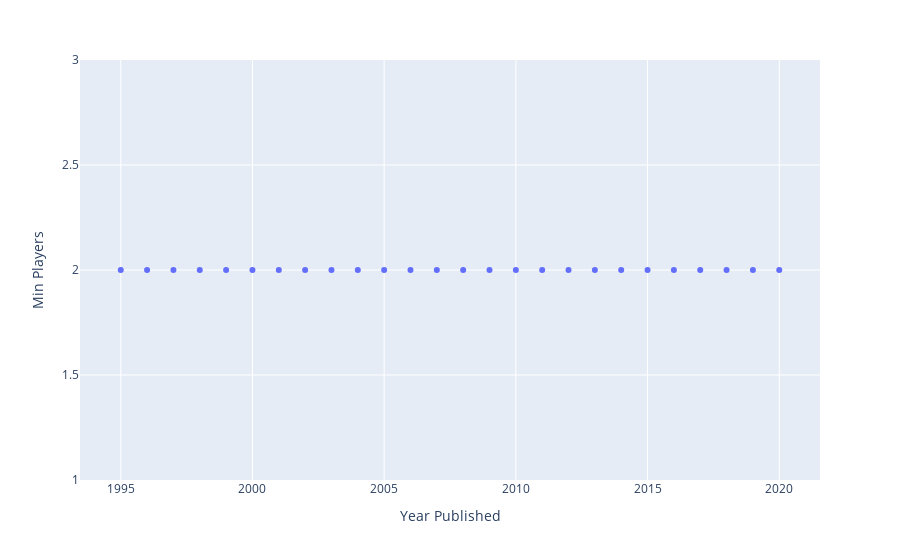
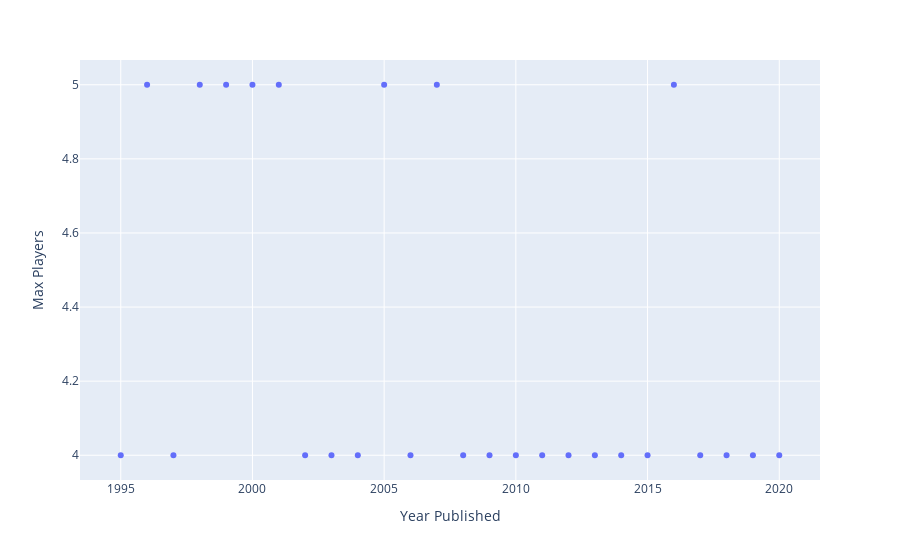
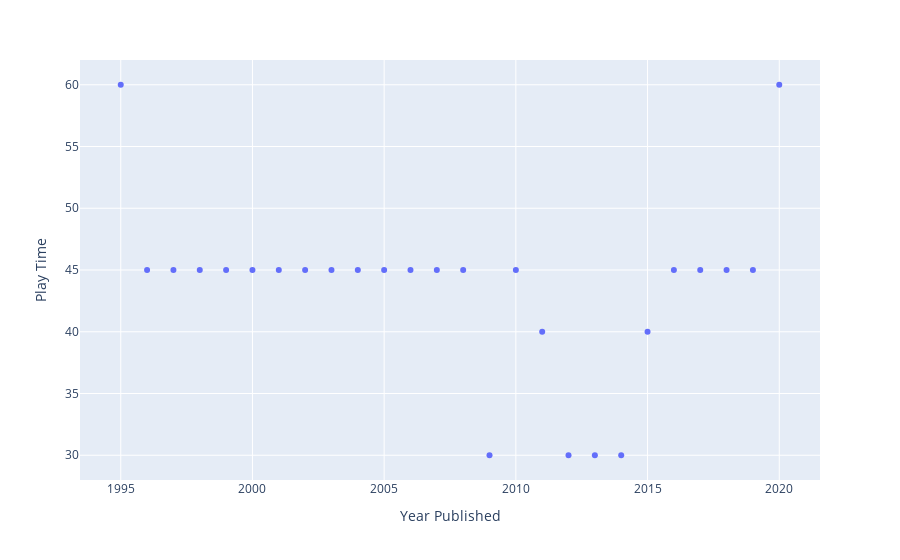

The cell these charts' notebook holds for them, in order:
### Markdown cell above
# Data Visualization

### Code cell
for col in num_cols:
    if col != 'Year Published':
        px.scatter(boardgame[[col,'Year Published']].groupby(['Year Published']).median().reset_index(),y=col,x='Year Published').show()

#in these graphs , the thing that caught my attention the most is the users rated or owned users number has been decreasing constantly since 2015 published year, but rating average or subjective popularity value has been increasing. Maybe this means the game creators have created games since 2015 not for the general audience, but for less but more passionate special audience 



#Impact of Number of Players on Average Rating

boardgame['expected_player_num'] = ((boardgame['Min Players']+boardgame['Max Players'])/2).round()  #lets create a 'expected player numbers' feature by calculating the mean of the min and max player numbers.
num_cols.append("expected_player_num")

fig = px.violin(boardgame, x='expected_player_num', y='Rating Average', color='expected_player_num', title = 'Average Rating by Expected Number of Players')
fig.show()

# This plot demonstrates that there is no significant difference in the average rating with respect to the expected number of players

### Figure 1 — Plotly figure (JSON) as saved in the notebook; plotly's stock layout.template omitted (floating-point values rounded to 4 significant figures)
{"data": [{"hovertemplate": "Year Published=%{x}<br>Min Players=%{y}<extra></extra>", "legendgroup": "", "marker": {"color": "#636efa", "symbol": "circle"}, "mode": "markers", "name": "", "orientation": "v", "showlegend": false, "type": "scatter", "x": [1995, 1996, 1997, 1998, 1999, 2000, 2001, 2002, 2003, 2004, 2005, 2006, 2007, 2008, 2009, 2010, 2011, 2012, 2013, 2014, 2015, 2016, 2017, 2018, 2019, 2020], "xaxis": "x", "y": [2, 2, 2, 2, 2, 2, 2, 2, 2, 2, 2, 2, 2, 2, 2, 2, 2, 2, 2, 2, 2, 2, 2, 2, 2, 2], "yaxis": "y"}], "layout": {"legend": {"tracegroupgap": 0}, "margin": {"t": 60}, "xaxis": {"anchor": "y", "domain": [0, 1], "title": {"text": "Year Published"}}, "yaxis": {"anchor": "x", "domain": [0, 1], "title": {"text": "Min Players"}}}}

### Figure 2 — Plotly figure (JSON) as saved in the notebook; plotly's stock layout.template omitted (floating-point values rounded to 4 significant figures)
{"data": [{"hovertemplate": "Year Published=%{x}<br>Max Players=%{y}<extra></extra>", "legendgroup": "", "marker": {"color": "#636efa", "symbol": "circle"}, "mode": "markers", "name": "", "orientation": "v", "showlegend": false, "type": "scatter", "x": [1995, 1996, 1997, 1998, 1999, 2000, 2001, 2002, 2003, 2004, 2005, 2006, 2007, 2008, 2009, 2010, 2011, 2012, 2013, 2014, 2015, 2016, 2017, 2018, 2019, 2020], "xaxis": "x", "y": [4, 5, 4, 5, 5, 5, 5, 4, 4, 4, 5, 4, 5, 4, 4, 4, 4, 4, 4, 4, 4, 5, 4, 4, 4, 4], "yaxis": "y"}], "layout": {"legend": {"tracegroupgap": 0}, "margin": {"t": 60}, "xaxis": {"anchor": "y", "domain": [0, 1], "title": {"text": "Year Published"}}, "yaxis": {"anchor": "x", "domain": [0, 1], "title": {"text": "Max Players"}}}}

### Figure 3 — Plotly figure (JSON) as saved in the notebook; plotly's stock layout.template omitted (floating-point values rounded to 4 significant figures)
{"data": [{"hovertemplate": "Year Published=%{x}<br>Play Time=%{y}<extra></extra>", "legendgroup": "", "marker": {"color": "#636efa", "symbol": "circle"}, "mode": "markers", "name": "", "orientation": "v", "showlegend": false, "type": "scatter", "x": [1995, 1996, 1997, 1998, 1999, 2000, 2001, 2002, 2003, 2004, 2005, 2006, 2007, 2008, 2009, 2010, 2011, 2012, 2013, 2014, 2015, 2016, 2017, 2018, 2019, 2020], "xaxis": "x", "y": [60, 45, 45, 45, 45, 45, 45, 45, 45, 45, 45, 45, 45, 45, 30, 45, 40, 30, 30, 30, 40, 45, 45, 45, 45, 60], "yaxis": "y"}], "layout": {"legend": {"tracegroupgap": 0}, "margin": {"t": 60}, "xaxis": {"anchor": "y", "domain": [0, 1], "title": {"text": "Year Published"}}, "yaxis": {"anchor": "x", "domain": [0, 1], "title": {"text": "Play Time"}}}}
